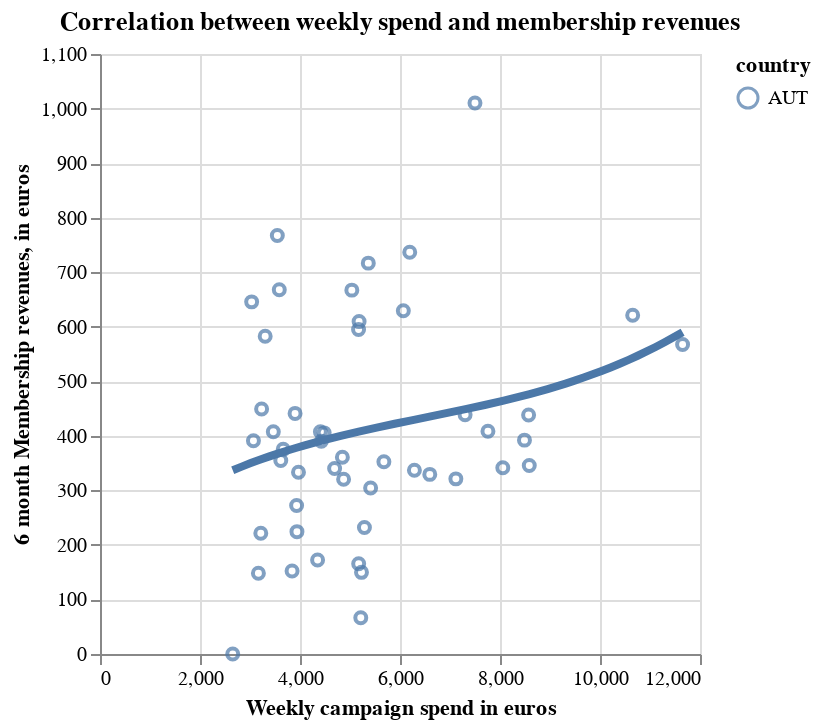

Notebook source saved alongside this figure:
### Code cell
chart = (
    alt.Chart(
        dfc[["country", "cost_with_vat", "value_6m"]].loc[dfc["country"] == "AUT"]
    )
    .mark_point()
    .encode(
        x=alt.X(
            "cost_with_vat:Q", axis=alt.Axis(title="Weekly campaign spend in euros")
        ),
        y=alt.Y(
            "value_6m:Q", axis=alt.Axis(title="6 month Membership revenues, in euros")
        ),
        color="country:N",
    )
    .properties(
        width=300,
        height=300,
        title="Correlation between weekly spend and membership revenues",
    )
)

chart + chart.transform_regression(
    "cost_with_vat", "value_6m", method="poly", groupby=["country"]
).mark_line(size=4)

### Figure 1 — Vega-Lite specification as saved in the notebook (floating-point values rounded to 4 significant figures)
{"config": {"view": {"continuousWidth": 400, "continuousHeight": 300}}, "layer": [{"mark": "point", "encoding": {"color": {"type": "nominal", "field": "country"}, "x": {"type": "quantitative", "axis": {"title": "Weekly campaign spend in euros"}, "field": "cost_with_vat"}, "y": {"type": "quantitative", "axis": {"title": "6 month Membership revenues, in euros"}, "field": "value_6m"}}, "height": 300, "title": "Correlation between weekly spend and membership revenues", "width": 300}, {"mark": {"type": "line", "size": 4}, "encoding": {"color": {"type": "nominal", "field": "country"}, "x": {"type": "quantitative", "axis": {"title": "Weekly campaign spend in euros"}, "field": "cost_with_vat"}, "y": {"type": "quantitative", "axis": {"title": "6 month Membership revenues, in euros"}, "field": "value_6m"}}, "height": 300, "title": "Correlation between weekly spend and membership revenues", "transform": [{"on": "cost_with_vat", "regression": "value_6m", "groupby": ["country"], "method": "poly"}], "width": 300}], "data": {"name": "data-f6be7b1cb82e17b258a41434cebf003d"}, "$schema": "https://vega.github.io/schema/vega-lite/v4.8.1.json", "datasets": {"data-f6be7b1cb82e17b258a41434cebf003d": [{"country": "AUT", "cost_with_vat": 3232.0, "value_6m": 449.1}, {"country": "AUT", "cost_with_vat": 3069.0, "value_6m": 391.1}, {"country": "AUT", "cost_with_vat": 5037.0, "value_6m": 667.1}, {"country": "AUT", "cost_with_vat": 5171.0, "value_6m": 594.9}, {"country": "AUT", "cost_with_vat": 4692.0, "value_6m": 340.2}, {"country": "AUT", "cost_with_vat": 3932.0, "value_6m": 272.1}, {"country": "AUT", "cost_with_vat": 3547.0, "value_6m": 767.3}, {"country": "AUT", "cost_with_vat": 3664.0, "value_6m": 375.2}, {"country": "AUT", "cost_with_vat": 3168.0, "value_6m": 148.0}, {"country": "AUT", "cost_with_vat": 4483.0, "value_6m": 405.4}, {"country": "AUT", "cost_with_vat": 5366.0, "value_6m": 716.6}, {"country": "AUT", "cost_with_vat": 5182.0, "value_6m": 609.4}, {"country": "AUT", "cost_with_vat": 3970.0, "value_6m": 333.2}, {"country": "AUT", "cost_with_vat": 3901.0, "value_6m": 441.1}, {"country": "AUT", "cost_with_vat": 3304.0, "value_6m": 582.6}, {"country": "AUT", "cost_with_vat": 3033.0, "value_6m": 645.6}, {"country": "AUT", "cost_with_vat": 3842.0, "value_6m": 152.1}, {"country": "AUT", "cost_with_vat": 3616.0, "value_6m": 354.9}, {"country": "AUT", "cost_with_vat": 4408.0, "value_6m": 407.3}, {"country": "AUT", "cost_with_vat": 3939.0, "value_6m": 224.3}, {"country": "AUT", "cost_with_vat": 3216.0, "value_6m": 221.4}, {"country": "AUT", "cost_with_vat": 3466.0, "value_6m": 407.3}, {"country": "AUT", "cost_with_vat": 3586.0, "value_6m": 667.8}, {"country": "AUT", "cost_with_vat": 4426.0, "value_6m": 389.9}, {"country": "AUT", "cost_with_vat": 6067.0, "value_6m": 629.4}, {"country": "AUT", "cost_with_vat": 11650.0, "value_6m": 567.4}, {"country": "AUT", "cost_with_vat": 7499.0, "value_6m": 1010.0}, {"country": "AUT", "cost_with_vat": 7759.0, "value_6m": 408.5}, {"country": "AUT", "cost_with_vat": 6596.0, "value_6m": 329.3}, {"country": "AUT", "cost_with_vat": 6288.0, "value_6m": 336.8}, {"country": "AUT", "cost_with_vat": 5678.0, "value_6m": 352.5}, {"country": "AUT", "cost_with_vat": 5412.0, "value_6m": 304.2}, {"country": "AUT", "cost_with_vat": 7302.0, "value_6m": 438.7}, {"country": "AUT", "cost_with_vat": 5216.0, "value_6m": 66.4}, {"country": "AUT", "cost_with_vat": 8572.0, "value_6m": 438.2}, {"country": "AUT", "cost_with_vat": 8490.0, "value_6m": 392.1}, {"country": "AUT", "cost_with_vat": 8056.0, "value_6m": 341.4}, {"country": "AUT", "cost_with_vat": 7117.0, "value_6m": 321.1}, {"country": "AUT", "cost_with_vat": 4847.0, "value_6m": 360.7}, {"country": "AUT", "cost_with_vat": 5230.0, "value_6m": 149.7}, {"country": "AUT", "cost_with_vat": 5289.0, "value_6m": 231.8}, {"country": "AUT", "cost_with_vat": 8585.0, "value_6m": 345.5}, {"country": "AUT", "cost_with_vat": 4872.0, "value_6m": 320.4}, {"country": "AUT", "cost_with_vat": 10650.0, "value_6m": 621.0}, {"country": "AUT", "cost_with_vat": 5174.0, "value_6m": 165.4}, {"country": "AUT", "cost_with_vat": 2655.0, "value_6m": 0.0}, {"country": "AUT", "cost_with_vat": 4352.0, "value_6m": 172.4}, {"country": "AUT", "cost_with_vat": 6195.0, "value_6m": 736.4}]}}
